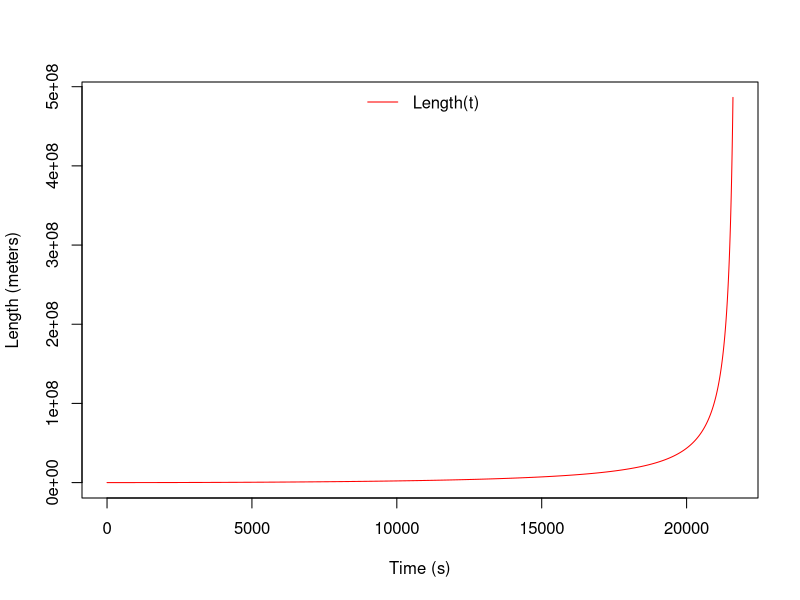
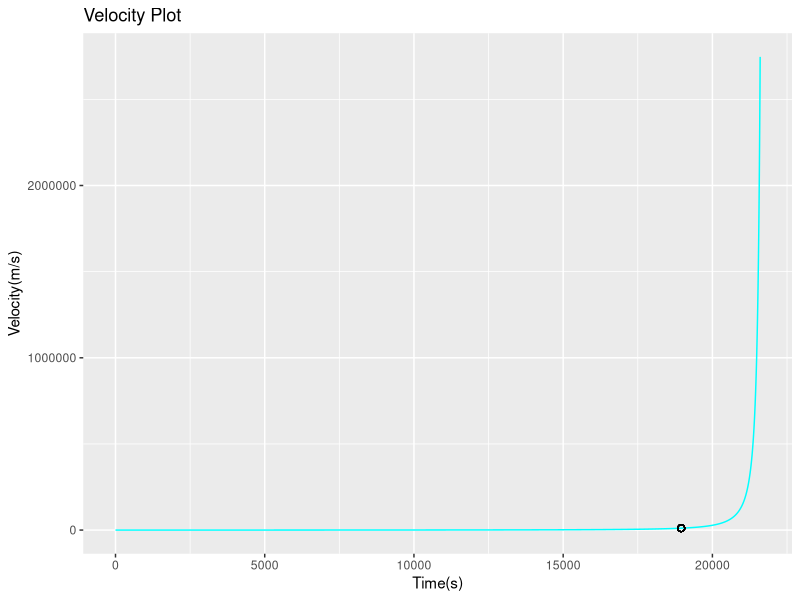
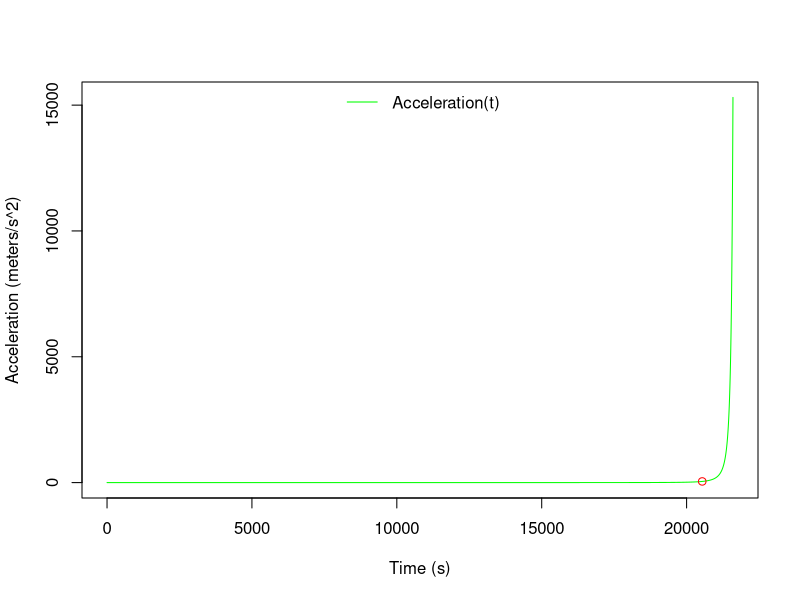
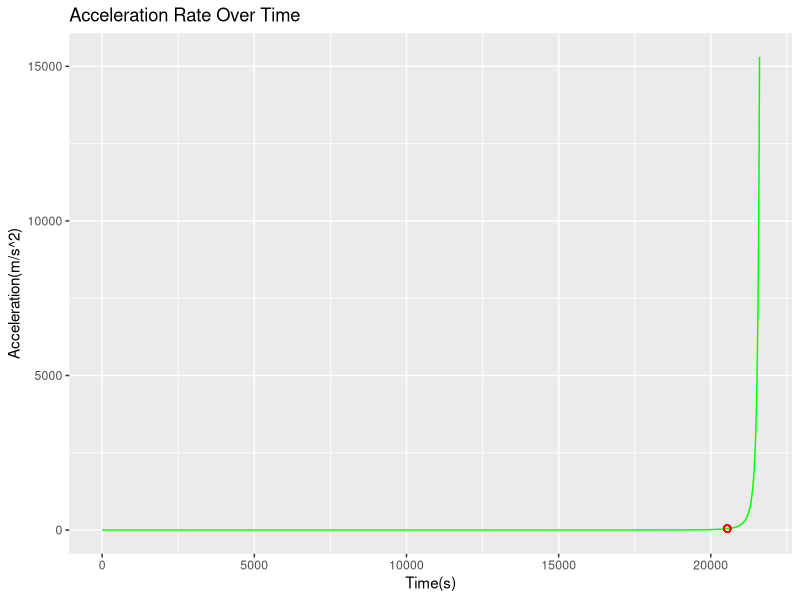

These figures' R source, in order:
## ---- chunk 1
knitr::opts_chunk$set(echo = TRUE)
library(ggplot2)
## ---- chunk 2
t = seq(0, 60*60*6, 1)
Length = 6378000*((1/cos(460/6378000*t)) - 1)

plot(t, Length, type = 'l', col = 'red', xlab="Time (s)", ylab="Length (meters)")
legend('top',c("Length(t)"), lty = c(1), col = c("red"), bty = 'n')
## ---- chunk 3
#t = seq(0, 60*60*6, 1)
#Velocity = 460*tan(460/6378000*t)*1/cos(460/6378000*t)
#plot(t, Velocity, type = 'l', col = 'cyan', xlab="Time (s)", ylab="Velocity (meters/s)")
#points(18954.04, 11000, col="black")
#legend('top',c("Velocity(t)"), lty = c(1), col = c("cyan"), bty = 'n')




options(scipen=999)
t = seq(0, 60*60*6, 1)
acc = 460*tan(460/6378000*t)*1/cos(460/6378000*t)
values = c(acc)
# Create a variable that indicates what is being plotted
function.type = rep(c("Velocity(t)"), each = length(t))
xval = c(t)
plot.dat = data.frame(values, xval, function.type)

ggplot(plot.dat, 
       aes(x = xval, y = values))+ geom_line(color="cyan")+ ggtitle("Velocity Plot")+ xlab("Time(s)")+ ylab("Velocity(m/s)")+ geom_point(shape=1, aes(x=18954.04, y=11000), colour="black", size=2)

## ---- chunk 4
t = seq(0, 60*60*6, 1)
Accelration = 460^(2)/6378000*sin(460/6378000*t)^2*1/(cos(460/6378000*t)^3)

plot(t, Accelration, type = 'l', col = 'green', xlab="Time (s)", ylab="Acceleration (meters/s^2)")
points(20539.47, 46.2, col="red")
legend('top',c("Acceleration(t)"), lty = c(1), col = c("green"), bty = 'n')
## ---- chunk 5
# ggplot wants a data frame in long format
# Stack the values
options(scipen=999)
t = seq(0, 60*60*6, 1)
acc = 460^(2)/6378000*sin(460/6378000*t)^2*1/(cos(460/6378000*t)^3)
values = c(acc)
# Create a variable that indicates what is being plotted
function.type = rep(c("Acceleration(t)"), each = length(t))
xval = c(t)
plot.dat = data.frame(values, xval, function.type)

ggplot(plot.dat, 
       aes(x = xval, y = values))+ geom_line(color="green")+ ggtitle("Acceleration Rate Over Time")+ xlab("Time(s)")+ ylab("Acceleration(m/s^2)")+ geom_point(shape=1, aes(x=20539.47, y=46.2), colour="red", size=2)

